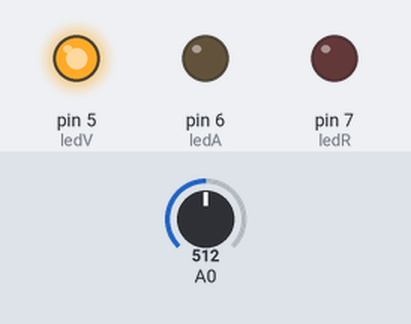
This sketch was run on a simulated Arduino Uno, built with avr-gcc and run on an emulated ATmega328P. On the bench: output pins drawn as LEDs (lit = HIGH). The test bench sets the inputs (shaded band); at power-on: A0 = 512.

Above: at 1.2 s.
1.3 s: A0 set to 502
At 2.0 s:
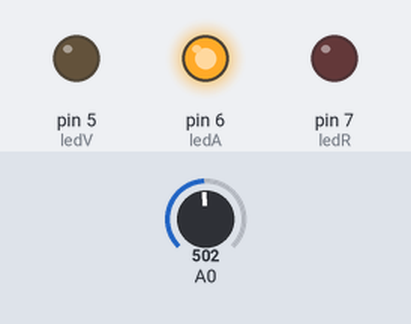
2.8 s: A0 set to 265
4.3 s: A0 set to 237
At 5.5 s:
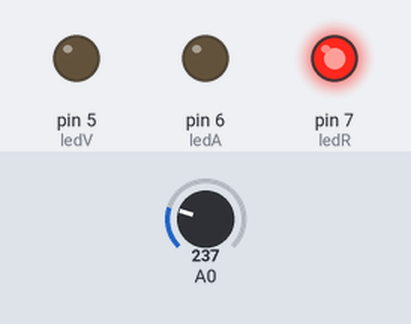
5.8 s: A0 set to 306
At 6.6 s:
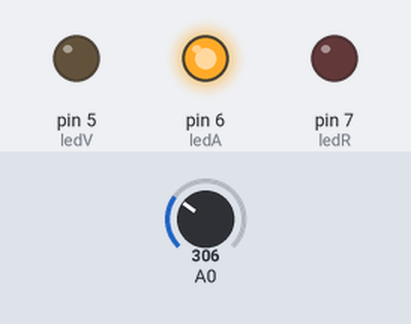
7.3 s: A0 set to 245
At 7.7 s:
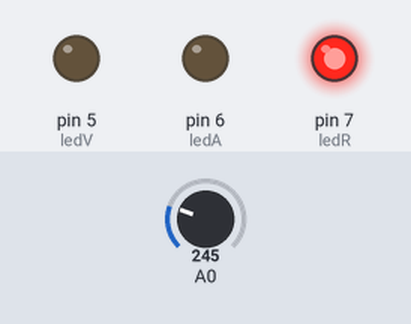
Timing chart, 0 to 9.8 s (numbered marks = the images above; inputs shaded):
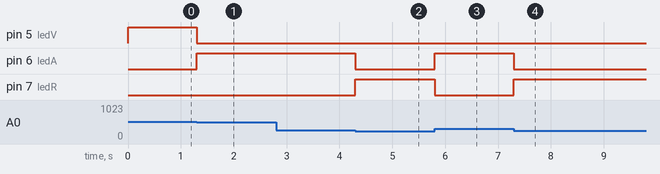

The sketch:

potenciometro2.ino
```cpp
int ledR = 7;
int ledA = 6;
int ledV = 5;
int val;

void setup(){
  pinMode(ledR,OUTPUT);
  pinMode(ledA,OUTPUT);
  pinMode(ledV,OUTPUT);
}

void loop(){
  val=analogRead(A0);
  if (val>=0 && val<255){
    digitalWrite(ledR, HIGH);
    digitalWrite(ledA, LOW);
    digitalWrite(ledV, LOW);
  }

  if (val>=255 && val<511){
    digitalWrite(ledR, LOW);
    digitalWrite(ledA, HIGH);
    digitalWrite(ledV, LOW);
  }

  if (val>=511 && val<767){
    digitalWrite(ledR, LOW);
    digitalWrite(ledA, LOW);
    digitalWrite(ledV, HIGH);
  }
  }
```

Measured:
- the behaviour switches between 511 and 510 on A0 (found by bisection; images 0 and 1)
- the behaviour switches between 255 and 254 on A0 (found by bisection; images 1 and 2)
- after the input at 1.3 s, pin 5 (ledV): HIGH → LOW at once; pin 6 (ledA): LOW → HIGH at once
- after the input at 2.8 s, every drawn part: stays the same
- after the input at 4.3 s, pin 6 (ledA): HIGH → LOW at once; pin 7 (ledR): LOW → HIGH at once
- after the input at 5.8 s, pin 6 (ledA): LOW → HIGH at once; pin 7 (ledR): HIGH → LOW at once
- after the input at 7.3 s, pin 6 (ledA): HIGH → LOW at once; pin 7 (ledR): LOW → HIGH at once
